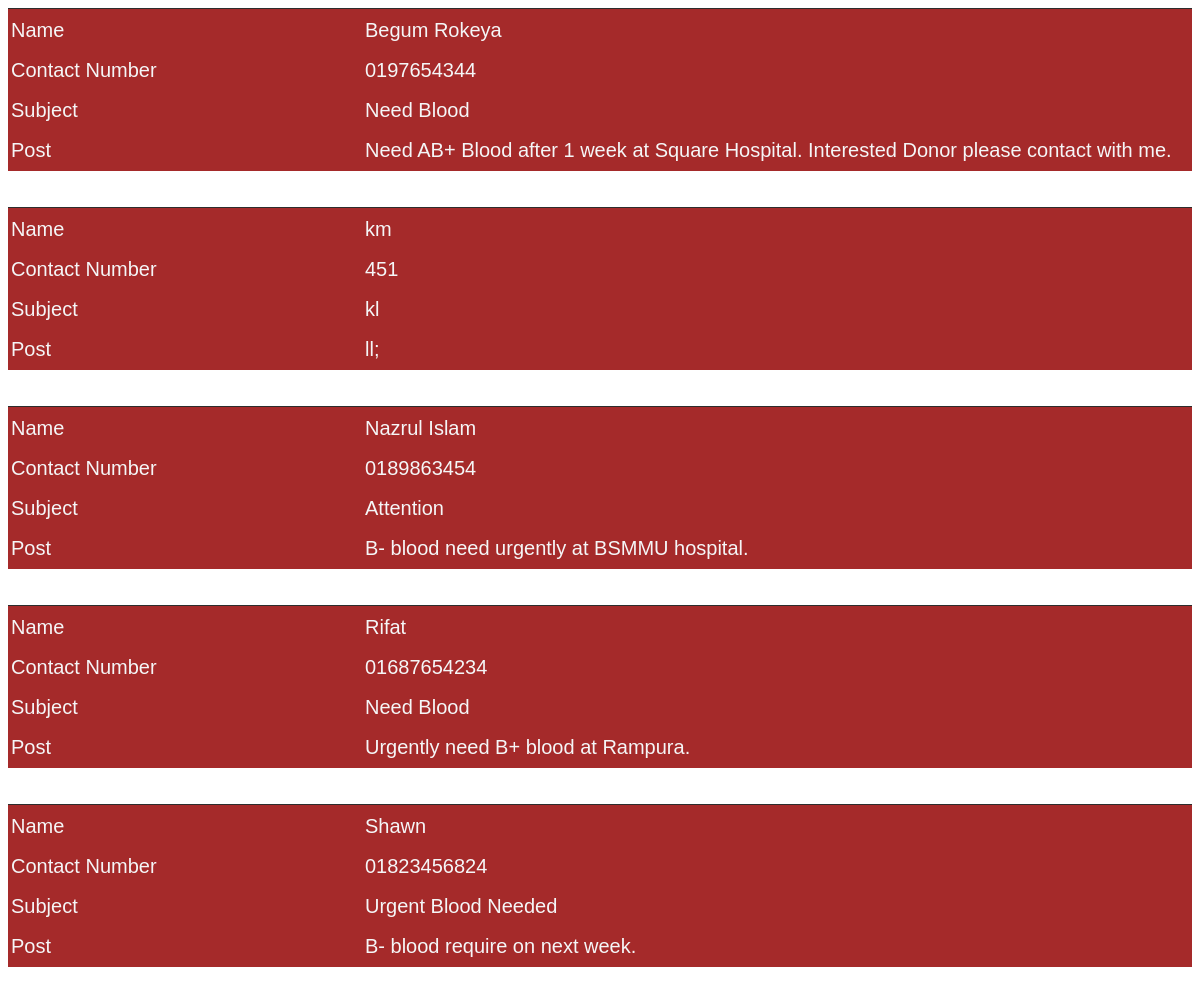
Page /admin_vw_forum.php on the committed database.
### tables this page shows
CREATE TABLE `forums` (
  `name` varchar(64) NOT NULL,
  `contact` varchar(64) NOT NULL,
  `subject` varchar(64) NOT NULL,
  `post` varchar(1024) NOT NULL
);

### admin_vw_forum.php (the view, shortened to what this page needs)
<!DOCTYPE html>
<html lang="en">
<head>
<link href="style.css" rel="stylesheet" type="text/css" />
</head>
<?php
$conn = mysqli_connect("localhost", "root", "", "logintest");
$sql="SELECT * FROM forums   ";
 $result=mysqli_query($conn, $sql);
?>
	<?php
	  while($row=mysqli_fetch_array($result))
	  {
  echo '<div class="nw">';
	echo '<table><tr ><td width="350"> Name</td>';
	  echo '<td> '.$row['name'].'</td>' ;
	echo '</tr>';
	echo '<tr><td>Contact Number</td>';
	  echo '  <td>'.$row['contact'].'</td>' ;
	  echo '</tr>';
	  echo '<tr><td>Subject</td>';
	  echo '  <td>'.$row['subject'].'</td>' ;
	  echo '</tr><tr><td>Post</td>';
	  echo '  <td>'.$row['post'].'</td>' ;
	  echo '</tr>';
	  echo '</table>';
    echo '</div>';
	}
	  ?>

### style.css (style rules this page uses)
.nw { background-color: brown; border-top-width: 1px; border-top-style: inset; border-top-color: #818181; font-size: 12 px; }

### rows in the picture
forums: name "Begum Rokeya", contact "0197654344", subject "Need Blood", post "Need AB+ Blood after 1 week at Square Hospital. Interested Donor please contact with me."
forums: name "km", contact "451", subject "kl", post "ll;"
forums: name "Nazrul Islam", contact "0189863454", subject "Attention", post "B- blood need urgently at BSMMU hospital."
forums: name "Rifat", contact "01687654234", subject "Need Blood", post "Urgently need B+ blood at Rampura."
forums: name "Shawn", contact "01823456824", subject "Urgent Blood Needed", post "B- blood require on next week."
